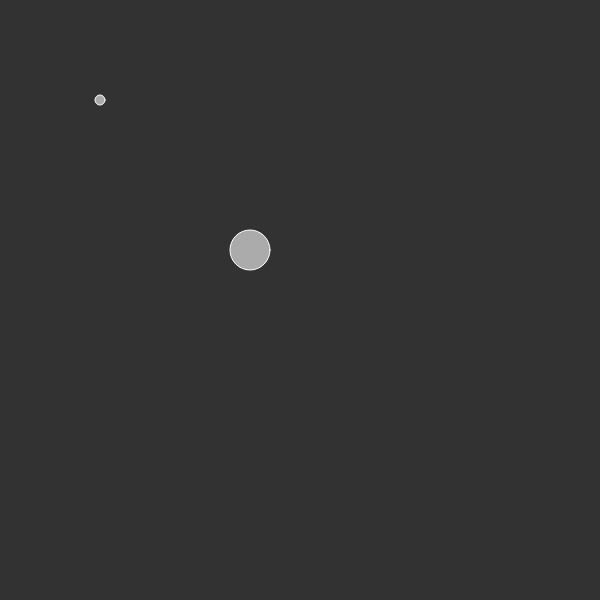
Frame 1 (no input)
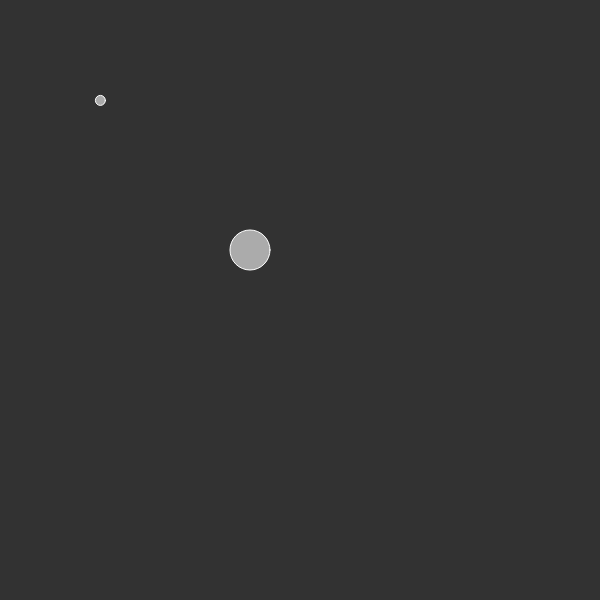
Frame 60 (no input)
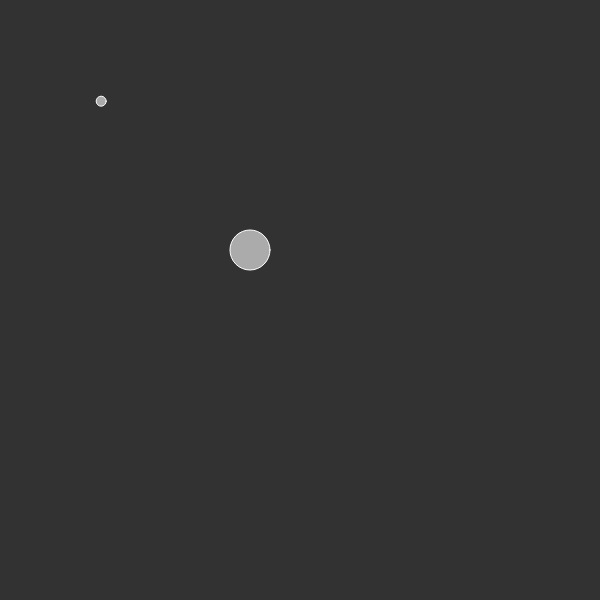
Frame 120 (the mouse pressed at the canvas centre since frame 60)

The p5.js sketch that drew these frames (run headless with seeded random() and noise() and a simulated clock; from frame 60 on, the mouse is pressed at the canvas centre):

// p5.js sketch
// ── sketch.js
let p1, p2;

const C_GRAVITY = 1;

function setup(){
  createCanvas(600,600)
  background(220);

  p1 = new Particle(100,100, 5);
  p2 = new Particle(250,250, 20);

}

function draw(){
  background(50);

  let mousePos = createVector(mouseX, mouseY);
  let centerPos = createVector(width/2, height/2)

  // p1.attractTo( mousePos);
  p1.applyGAttraction(p2);
  p1.update();
  p1.display();

  p2.update();
  p2.display();

}



class Particle {
  constructor(x, y, m){
    this.pos = createVector(x, y);
    this.vel = createVector();
    this.acc = createVector();
    this.mass = m;
    this.rad = m;
  }

  attractTo(target){
    let f = p5.Vector.sub(target, this.pos);
    // f.normalize();
    f.mult(0.05);
    this.applyForce(f);
  }

  applyGAttraction(other){
    let f = p5.Vector.sub(other.pos, this.pos);
    let distance = f.mag();
    let gMag = (C_GRAVITY * other.mass * this.mass) / (distance * distance)
    f.normalize();//direction
    f.mult(gMag);
    this.applyForce( f );

  }
  update() {
    this.vel.add(this.acc);
    this.pos.add(this.vel);
    this.acc.mult(0);

    this.vel.mult(0.98)
  }
  applyForce(f) {
    let force = f.copy();
    force.div(this.mass);
    this.acc.add(force)
  }
  display(){
    push();
    translate(this.pos.x, this.pos.y);
    stroke(255)
    fill(255, 150);
    ellipse(0, 0, this.rad*2, this.rad*2);
    pop();
  }
}
